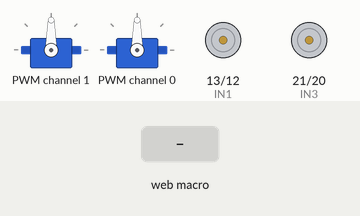
This program was run on a simulated Raspberry Pi (BCM pin numbers). On the bench: 2 × servo, motor-driver pin pairs drawn as motors (green arrow = first pin HIGH = forward, orange = second pin HIGH = backward, longer = more drive, scaled by the enable pin). The test bench sets the inputs (shaded band). The WebIOPi server calls setup() once and loop() repeatedly; servo angles are drawn from the pulse width (0.5 ms = 0°, 2.5 ms = 180°); library files of the repository ran but are not shown: PCA9685.py.

Above: at 1.2 s.
1.3 s: macro set_speed called from the web page (any arguments are "1")
2.8 s: macro go_forward called from the web page (any arguments are "1")
At 4.0 s:
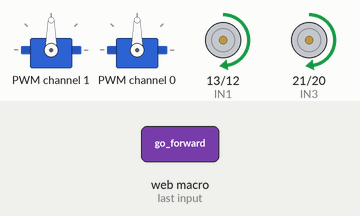
4.3 s: macro go_backward called from the web page (any arguments are "1")
At 5.1 s:
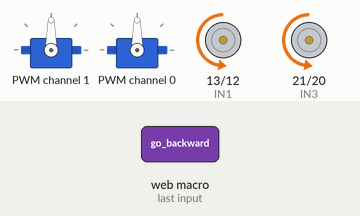
5.8 s: macro turn_left called from the web page (any arguments are "1")
At 6.2 s:
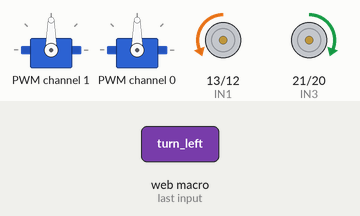
7.3 s: macro turn_right called from the web page (any arguments are "1")
At 8.5 s:
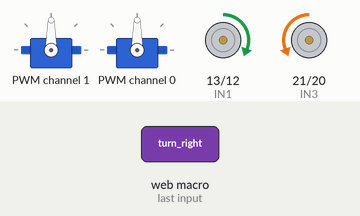
8.8 s: macro stop called from the web page (any arguments are "1")
At 9.7 s:
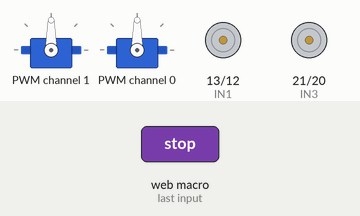
Timing chart, 0 to 11.3 s (numbered marks = the images above; inputs shaded):
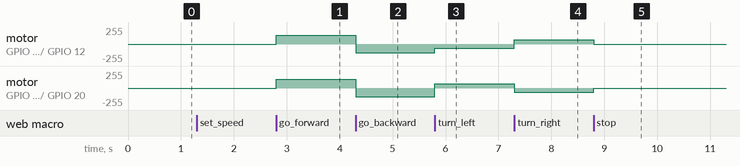

The program:

AlphaBot2.py
```python
# This veENBion uses new-style automatic setup/destroy/mapping
# Need to change /etc/webiopi

# Imports
import webiopi
import RPi.GPIO as GPIO
import time
from PCA9685 import PCA9685

# -------------------------------------------------- #
# Constants definition                               #
# -------------------------------------------------- #

# Left motor GPIOs
IN1=13 # H-Bridge 1
IN2=12 # H-Bridge 2
ENA=6 # H-Bridge 1,2EN

# Right motor GPIOs
IN3=21 # H-Bridge 3
IN4=20 # H-Bridge 4
ENB=26 # H-Bridge 3,4EN

# motor PWM value
PA = 50
PB = 50

# Servo channel
Servo1_channel=1
Servo2_channel=0

# Setup GPIOs
GPIO.setmode(GPIO.BCM)
GPIO.setwarnings(False)
GPIO.setup(ENA, GPIO.OUT)
GPIO.setup(IN1, GPIO.OUT)
GPIO.setup(IN2, GPIO.OUT)

GPIO.setup(ENB, GPIO.OUT)
GPIO.setup(IN3, GPIO.OUT)
GPIO.setup(IN4, GPIO.OUT)

# set software PWM
PWMA  = GPIO.PWM(ENA,500)
PWMA.start(PA)
PWMB  = GPIO.PWM(ENB,500)
PWMB.start(PB)

#set PCA9685
pwm = PCA9685(0x40)
pwm.setPWMFreq(50)
pwm.setServoPulse(Servo1_channel,1500)
pwm.setServoPulse(Servo2_channel,1500)

# -------------------------------------------------- #
# Macro definition part                              #
# -------------------------------------------------- #
@webiopi.macro
def set_speed(speed):
	PA = float(speed)
	PB = float(speed)
	PWMA.ChangeDutyCycle(PA)
	PWMB.ChangeDutyCycle(PB)

@webiopi.macro
def set_servo1(pulse):
	"Sets the Servo Pulse"
	print(pulse)
	pwm.setServoPulse(Servo1_channel,3000 - float(pulse))

@webiopi.macro
def set_servo2(pulse):
	"Sets the Servo Pulse"
	print(pulse)
	pwm.setServoPulse(Servo2_channel,3000 - float(pulse))


@webiopi.macro
def go_forward():
	PWMA.ChangeDutyCycle(PA)
	PWMB.ChangeDutyCycle(PB)
	GPIO.output(IN1, GPIO.HIGH)
	GPIO.output(IN2, GPIO.LOW)
	GPIO.output(IN3, GPIO.HIGH)
	GPIO.output(IN4, GPIO.LOW)

@webiopi.macro
def go_backward():
	PWMA.ChangeDutyCycle(PA)
	PWMB.ChangeDutyCycle(PB)
	GPIO.output(IN1, GPIO.LOW)
	GPIO.output(IN2, GPIO.HIGH)
	GPIO.output(IN3, GPIO.LOW)
	GPIO.output(IN4, GPIO.HIGH)

@webiopi.macro
def turn_left():
	PWMA.ChangeDutyCycle(25)
	PWMB.ChangeDutyCycle(25)
	GPIO.output(IN1, GPIO.LOW)
	GPIO.output(IN2, GPIO.HIGH)
	GPIO.output(IN3, GPIO.HIGH)
	GPIO.output(IN4, GPIO.LOW)

@webiopi.macro
def turn_right():
	PWMA.ChangeDutyCycle(25)
	PWMB.ChangeDutyCycle(25)
	GPIO.output(IN1, GPIO.HIGH)
	GPIO.output(IN2, GPIO.LOW)
	GPIO.output(IN3, GPIO.LOW)
	GPIO.output(IN4, GPIO.HIGH)

@webiopi.macro
def stop():
	PWMA.ChangeDutyCycle(0)
	PWMB.ChangeDutyCycle(0)
	GPIO.output(IN1, GPIO.LOW)
	GPIO.output(IN2, GPIO.LOW)
	GPIO.output(IN3, GPIO.LOW)
	GPIO.output(IN4, GPIO.LOW)

# Called by WebIOPi at script loading
def setup():
	# Setup GPIOs
	GPIO.setup(IN1, GPIO.OUT)
	GPIO.setup(IN2, GPIO.OUT)
	GPIO.setup(IN3, GPIO.OUT)
	GPIO.setup(IN4, GPIO.OUT)


# Called by WebIOPi at server shutdown
def destroy():
	# Reset GPIO functions

	GPIO.setup(IN1, GPIO.IN)
	GPIO.setup(IN2, GPIO.IN)
	GPIO.setup(IN3, GPIO.IN)
	GPIO.setup(IN4, GPIO.IN)
	GPIO.setup(ENA, GPIO.IN)
	GPIO.setup(ENB, GPIO.IN)
```

Measured:
- after the input at 2.8 s, motor on GPIO 13 (IN1) / GPIO 12 (IN2), motor on GPIO 21 (IN3) / GPIO 20 (IN4): stopped → forward 128/255 at once
- after the input at 4.3 s, motor on GPIO 13 (IN1) / GPIO 12 (IN2), motor on GPIO 21 (IN3) / GPIO 20 (IN4): forward 128/255 → backward 128/255 at once
- after the input at 5.8 s, motor on GPIO 13 (IN1) / GPIO 12 (IN2): backward 128/255 → backward 64/255 at once; motor on GPIO 21 (IN3) / GPIO 20 (IN4): backward 128/255 → forward 64/255 at once
- after the input at 7.3 s, motor on GPIO 13 (IN1) / GPIO 12 (IN2): backward 64/255 → forward 64/255 at once; motor on GPIO 21 (IN3) / GPIO 20 (IN4): forward 64/255 → backward 64/255 at once
- after the input at 8.8 s, motor on GPIO 13 (IN1) / GPIO 12 (IN2): forward 64/255 → stopped at once; motor on GPIO 21 (IN3) / GPIO 20 (IN4): backward 64/255 → stopped at once
